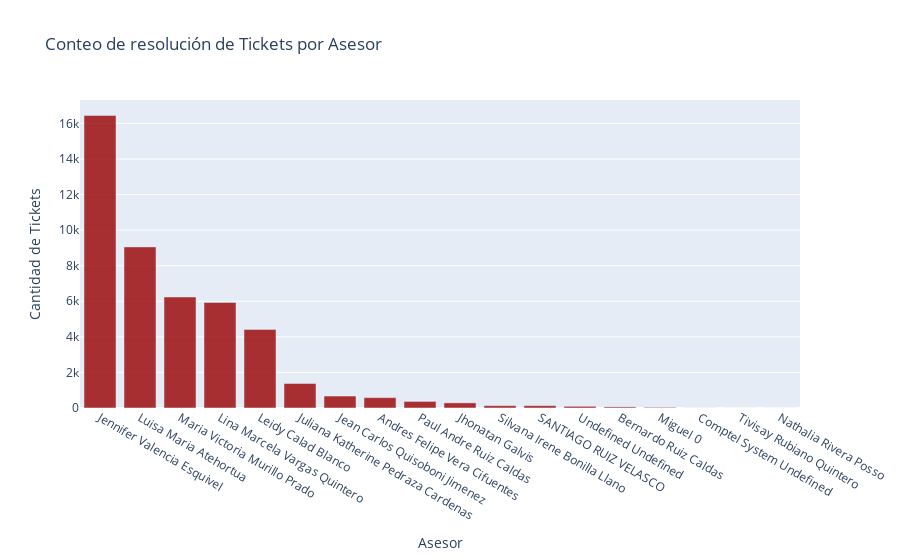

The notebook cell this image was saved under:
### Code cell
fig_bar_asesor = go.Figure(data=go.Bar(x=frecuencia_valores.index, y=frecuencia_valores.values, marker_color='rgba(152, 0, 0, .8)', name='Asesor'))
fig_bar_asesor.update_layout(title='Conteo de resolución de Tickets por Asesor', xaxis_title='Asesor', yaxis_title='Cantidad de Tickets')

### Figure 1 — Plotly figure (JSON) as saved in the notebook; plotly's stock layout.template omitted (floating-point values rounded to 4 significant figures)
{"data": [{"marker": {"color": "rgba(152, 0, 0, .8)"}, "name": "Asesor", "type": "bar", "x": ["Jennifer Valencia Esquivel", "Luisa Maria Atehortua", "Maria Victoria Murillo Prado", "Lina Marcela Vargas Quintero", "Leidy Calad Blanco", "Juliana Katherine Pedraza Cardenas", "Jean Carlos Quisoboni Jimenez", "Andres Felipe Vera Cifuentes", "Paul Andre Ruiz Caldas", "Jhonatan Galvis", "Silvana Irene Bonilla Llano", "SANTIAGO RUIZ VELASCO", "Undefined Undefined", "Bernardo Ruiz Caldas", "Miguel 0", "Comptel System Undefined", "Tivisay Rubiano Quintero", "Nathalia Rivera Posso"], "y": [16452, 9058, 6242, 5937, 4419, 1378, 673, 583, 370, 289, 132, 131, 95, 62, 36, 2, 1, 1]}], "layout": {"title": {"text": "Conteo de resolución de Tickets por Asesor"}, "xaxis": {"title": {"text": "Asesor"}}, "yaxis": {"title": {"text": "Cantidad de Tickets"}}}}
